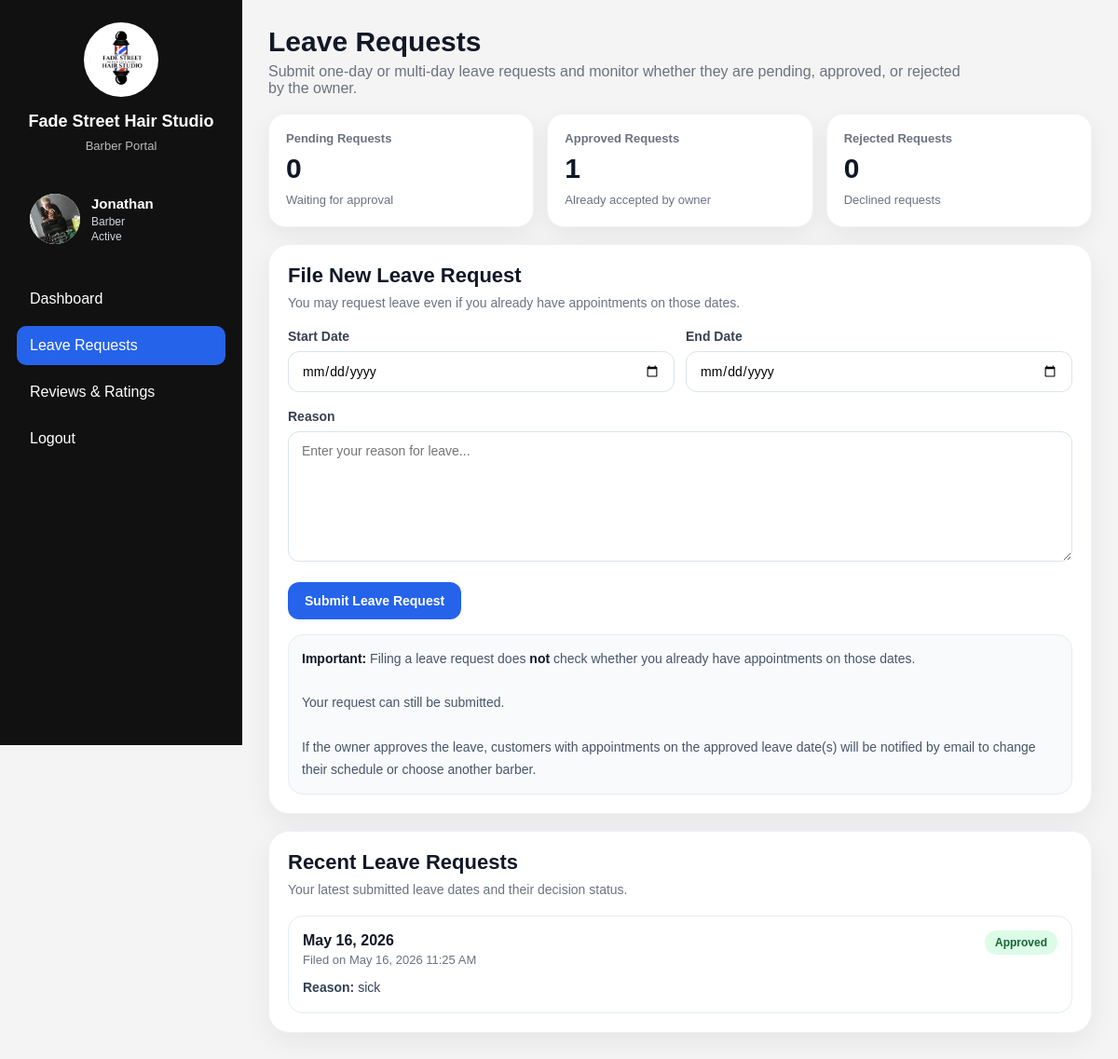
The app's page /barber_leave_request.php (signed in) with its own data.
### tables this page shows
CREATE TABLE `settings` (
  `id` int(11) NOT NULL,
  `shop_name` varchar(150) NOT NULL,
  `logo` varchar(255) DEFAULT NULL,
  `banner_image` varchar(255) DEFAULT NULL,
  `booking_policy` text DEFAULT NULL,
  `about_us` text DEFAULT NULL,
  `address` varchar(255) DEFAULT NULL,
  `phone` varchar(20) DEFAULT NULL,
  `email` varchar(100) DEFAULT NULL,
  `facebook` varchar(150) DEFAULT NULL,
  `est_year` varchar(10) DEFAULT NULL,
  `opening_hours` varchar(100) DEFAULT NULL,
  `created_at` datetime DEFAULT current_timestamp(),
  `smtp_email` varchar(150) DEFAULT NULL,
  `smtp_password` varchar(255) DEFAULT NULL,
  `smtp_from_name` varchar(150) DEFAULT NULL
);

CREATE TABLE `barbers` (
  `id` int(11) NOT NULL,
  `name` varchar(100) NOT NULL,
  `email` varchar(100) DEFAULT NULL,
  `password` varchar(255) DEFAULT NULL,
  `status` enum('active','inactive') DEFAULT 'active',
  `reset_token` varchar(255) DEFAULT NULL,
  `reset_expiry` datetime DEFAULT NULL,
  `image_path` varchar(255) NOT NULL,
  `title` varchar(100) NOT NULL
);

CREATE TABLE `barber_leaves` (
  `id` int(11) NOT NULL,
  `barber_id` int(11) NOT NULL,
  `leave_date` date NOT NULL,
  `reason` text DEFAULT NULL,
  `status` enum('pending','approved','rejected') NOT NULL DEFAULT 'pending',
  `rejection_reason` text DEFAULT NULL,
  `reviewed_at` datetime DEFAULT NULL,
  `reviewed_by` int(11) DEFAULT NULL,
  `created_at` timestamp NOT NULL DEFAULT current_timestamp()
);

### barber_leave_request.php (the view, shortened to what this page needs)
<?php
include 'db.php';
$barber_id = (int)$_SESSION['barber_id'];
$settings = $conn->query("SELECT * FROM settings LIMIT 1");
$shop = $settings ? $settings->fetch_assoc() : [];
$stmt = $conn->prepare("
    SELECT id, name, email, image_path, title, status
    FROM barbers
    WHERE id = ?
    LIMIT 1
");
$stmt->bind_param("i", $barber_id);
$stmt->execute();
$barber = $stmt->get_result()->fetch_assoc();
function h($value) {
    return htmlspecialchars((string)$value, ENT_QUOTES, 'UTF-8');
}
function leaveBadgeClass($status) {
    $status = strtolower(trim($status));
    switch ($status) {
        case 'approved':
            return 'status-approved';
    }
}
$hasRejectionReason = false;
$checkColumn = $conn->query("SHOW COLUMNS FROM barber_leaves LIKE 'rejection_reason'");
if ($checkColumn && $checkColumn->num_rows > 0) {
    $hasRejectionReason = true;
}
$summary = [
    'pending_count' => 0,
    'approved_count' => 0,
    'rejected_count' => 0
];
$stmt = $conn->prepare("
    SELECT
        SUM(CASE WHEN status = 'pending' THEN 1 ELSE 0 END) AS pending_count,
        SUM(CASE WHEN status = 'approved' THEN 1 ELSE 0 END) AS approved_count,
        SUM(CASE WHEN status = 'rejected' THEN 1 ELSE 0 END) AS rejected_count
    FROM barber_leaves
    WHERE barber_id = ?
");
$stmt->bind_param("i", $barber_id);
$stmt->execute();
$summaryRow = $stmt->get_result()->fetch_assoc();
if ($summaryRow) {
    $summary['pending_count'] = (int)($summaryRow['pending_count'] ?? 0);
    $summary['approved_count'] = (int)($summaryRow['approved_count'] ?? 0);
    $summary['rejected_count'] = (int)($summaryRow['rejected_count'] ?? 0);
}
$recentLeaves = [];
if ($hasRejectionReason) {
    $stmt = $conn->prepare("
        SELECT id, leave_date, reason, status, rejection_reason, created_at
        FROM barber_leaves
        WHERE barber_id = ?
        ORDER BY leave_date DESC, created_at DESC
        LIMIT 20
    ");
}
$stmt->bind_param("i", $barber_id);
$stmt->execute();
$result = $stmt->get_result();
while ($row = $result->fetch_assoc()) {
    $recentLeaves[] = $row;
}
$minDate = date('Y-m-d');
?>
<!DOCTYPE html>
<html lang="en">
<head>
    <link rel="stylesheet" href="styles.css">
</head>
<body>
<div class="barber-layout">
    <aside class="barber-sidebar" id="barberSidebar">
        <div class="barber-brand">
            <img src="images/<?= h($shop['logo'] ?? 'logo.png') ?>" alt="Shop Logo">
            <h2><?= h($shop['shop_name'] ?? 'Barbershop') ?></h2>
            <p>Barber Portal</p>
        </div>
        <div class="barber-profile-box">
            <img src="images/<?= h($barber['image_path'] ?? 'default.png') ?>" alt="<?= h($barber['name']) ?>">
            <div>
                <strong><?= h($barber['name']) ?></strong>
                <span><?= h($barber['title'] ?? 'Barber') ?></span>
                <span><?= ucfirst(h($barber['status'] ?? 'active')) ?></span>
            </div>
        </div>
        <nav class="barber-nav">
            <a href="barber_dashboard.php">Dashboard</a>
            <a href="barber_leave_request.php" class="active">Leave Requests</a>
            <a href="barber_reviews.php">Reviews & Ratings</a>
            <a href="admin_logout.php">Logout</a>
        </nav>
    </aside>
    <main class="barber-main">
        <div class="page-header">
            <div>
                <h1>Leave Requests</h1>
                <p>Submit one-day or multi-day leave requests and monitor whether they are pending, approved, or rejected by the owner.</p>
            </div>
        </div>
        <section class="stats-grid">
            <div class="stat-card">
                <h3>Pending Requests</h3>
                <div class="value"><?= (int)$summary['pending_count'] ?></div>
                <div class="subtext">Waiting for approval</div>
            </div>
            <div class="stat-card">
                <h3>Approved Requests</h3>
                <div class="value"><?= (int)$summary['approved_count'] ?></div>
                <div class="subtext">Already accepted by owner</div>
            </div>
            <div class="stat-card">
                <h3>Rejected Requests</h3>
                <div class="value"><?= (int)$summary['rejected_count'] ?></div>
                <div class="subtext">Declined requests</div>
            </div>
        </section>
        <section class="grid-two">
            <div class="panel">
                <div class="panel-head">
                    <h2>File New Leave Request</h2>
                    <p>You may request leave even if you already have appointments on those dates.</p>
                </div>
                <form method="POST">
                    <div class="date-grid">
                        <div class="form-group">
                            <label for="start_date">Start Date</label>
                            <input type="date" id="start_date" name="start_date" min="<?= h($minDate) ?>" required>
                        </div>
                        <div class="form-group">
                            <label for="end_date">End Date</label>
                            <input type="date" id="end_date" name="end_date" min="<?= h($minDate) ?>" required>
                        </div>
                    </div>
                    <div class="form-group">
                        <label for="reason">Reason</label>
                        <textarea id="reason" name="reason" placeholder="Enter your reason for leave..." required></textarea>
                    </div>
                    <button type="submit" class="btn-primary">Submit Leave Request</button>
                </form>
                <div class="info-note">
                    <strong>Important:</strong> Filing a leave request does <strong>not</strong> check whether you already have appointments on those dates.<br><br>
                    Your request can still be submitted.<br><br>
                    If the owner approves the leave, customers with appointments on the approved leave date(s) will be notified by email to change their schedule or choose another barber.
                </div>
            </div>
            <div class="panel">
                <div class="panel-head">
                    <h2>Recent Leave Requests</h2>
                    <p>Your latest submitted leave dates and their decision status.</p>
                </div>
                <?php if (!empty($recentLeaves)): ?>
                    <div class="list-stack">
                        <?php foreach ($recentLeaves as $leave): ?>
                            <div class="leave-card">
                                <div class="card-top">
                                    <div>
                                        <h3><?= h(date("F j, Y", strtotime($leave['leave_date']))) ?></h3>
                                        <div class="meta-text">Filed on <?= h(date("F j, Y g:i A", strtotime($leave['created_at']))) ?></div>
                                    </div>
                                    <span class="status-badge <?= h(leaveBadgeClass($leave['status'])) ?>">
                                        <?= h(ucfirst($leave['status'])) ?>
                                    </span>
                                </div>
                                <p><strong>Reason:</strong> <?= h($leave['reason'] ?: 'No reason provided.') ?></p>
                            </div>
                        <?php endforeach; ?>
                    </div>
                <?php else: ?>
                    <div class="empty-state">No leave requests found yet.</div>
                <?php endif; ?>
            </div>
        </section>
    </main>
</div>
</body>
</html>

### styles.css (style rules this page uses)
body { font-family: 'Arial', sans-serif; margin: 0; background-color: #fdfdfd; color: #222; }
body { margin: 0; font-family: Arial, sans-serif; background-color: #fff; color: #000; overflow-x: hidden; }
html, body { height: 100%; }

### records on screen
settings: logo (picture), shop_name "Fade Street Hair Studio"
barbers: image_path (picture), name "Jonathan", title "Barber", status "Active"
barber_leaves: leave_date "May 16, 2026", created_at "May 16, 2026 11:25 AM", status "Approved", reason "sick"

### other values on screen
$summary['pending_count'] "0"
$summary['approved_count'] "1"
$summary['rejected_count'] "0"
